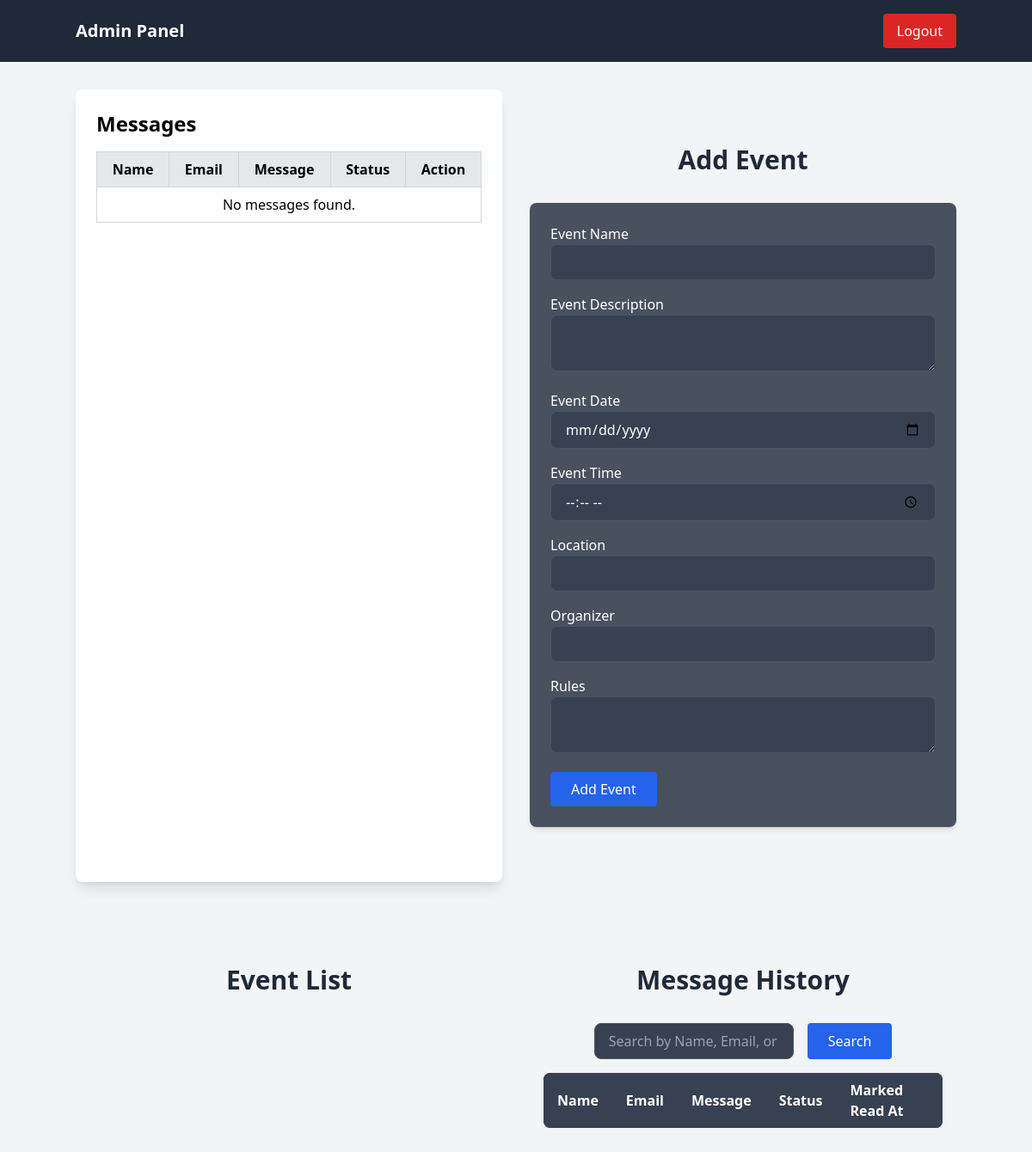
Page /admin/index.php on the earlier database version.
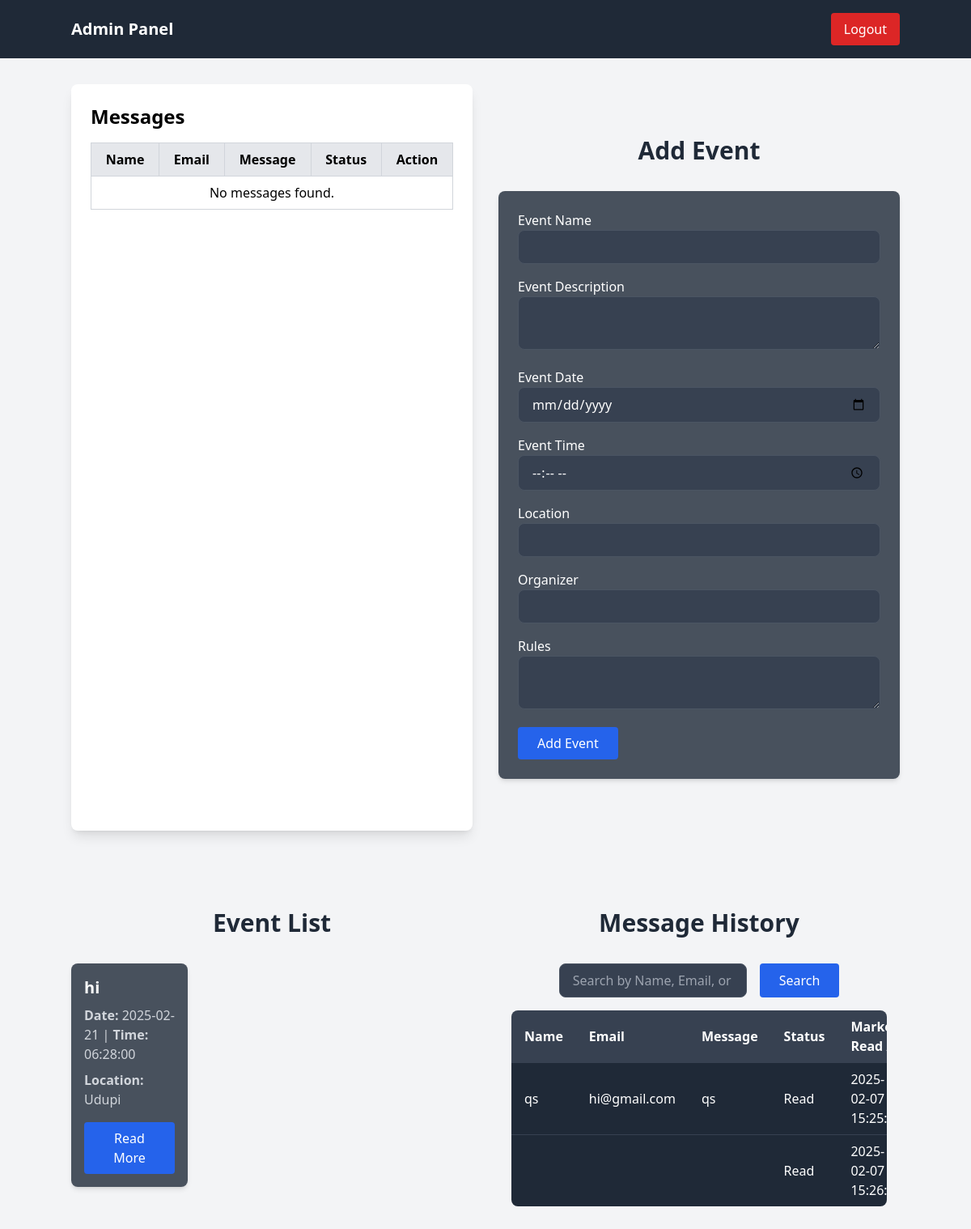
Same page on the later database version.
### tables this page shows
CREATE TABLE `Events` (
  `EventID` int(11) NOT NULL,
  `EventName` varchar(150) NOT NULL,
  `EventDescription` text NOT NULL,
  `EventDate` date NOT NULL,
  `EventTime` time NOT NULL,
  `Location` varchar(255) DEFAULT NULL,
  `Organizer` varchar(100) DEFAULT NULL,
  `CreatedAt` timestamp NOT NULL DEFAULT current_timestamp(),
  `rules` text DEFAULT NULL
);

CREATE TABLE `history` (
  `id` int(11) NOT NULL,
  `name` varchar(255) NOT NULL,
  `email` varchar(255) NOT NULL,
  `message` text NOT NULL,
  `status` varchar(50) NOT NULL,
  `marked_read_at` timestamp NOT NULL DEFAULT current_timestamp()
);

### admin/index.php (the view, shortened to what this page needs)
<!DOCTYPE html>
<html lang="en">
<head>
    <script src="https://cdn.tailwindcss.com"></script>
</head>
<body class="bg-gray-100">
    <header class="bg-gray-800 text-white py-4">
        <div class="container mx-auto flex justify-between items-center">
            <h1 class="text-xl font-bold">Admin Panel</h1>
            <a href="logout.php" class="bg-red-600 px-4 py-2 rounded hover:bg-red-700">Logout</a>
        </div>
    </header>
    <div class="container mx-auto py-8">
        <div class="grid grid-cols-1 lg:grid-cols-2 gap-8">
            <section class="bg-white rounded-lg shadow-lg p-6">
                <h2 class="text-2xl font-bold mb-4">Messages</h2>
                <div class="overflow-x-auto">
                    <table class="table-auto w-full border-collapse border border-gray-300">
                        <thead>
                            <tr class="bg-gray-200">
                                <th class="border border-gray-300 px-4 py-2">Name</th>
                                <th class="border border-gray-300 px-4 py-2">Email</th>
                                <th class="border border-gray-300 px-4 py-2">Message</th>
                                <th class="border border-gray-300 px-4 py-2">Status</th>
                                <th class="border border-gray-300 px-4 py-2">Action</th>
                            </tr>
                        </thead>
                        <tbody>
                            <?php
                            $con = Connect_Database();
                            $query = "SELECT id, name, email, message, status FROM contact_messages";
                            $result = mysqli_query($con, $query);
                            if ($result && mysqli_num_rows($result) > 0) {
                                while ($row = mysqli_fetch_assoc($result)) {
                                    echo "<tr>
                                            <td class='border border-gray-300 px-4 py-2'>" . htmlspecialchars($row['name']) . "</td>
                                            <td class='border border-gray-300 px-4 py-2'>" . htmlspecialchars($row['email']) . "</td>
                                            <td class='border border-gray-300 px-4 py-2'>" . htmlspecialchars($row['message']) . "</td>
                                            <td class='border border-gray-300 px-4 py-2'>" . htmlspecialchars($row['status']) . "</td>
                                            <td class='border border-gray-300 px-4 py-2 text-center'>
                                                <form action='./serverScriptAdmin/Handling.php' method='post'>
                                                    <input type='hidden' name='message_id' value='" . $row['id'] . "'>
                                                    <button type='submit' name='status' value='Read' class='bg-green-600 text-white px-4 py-1 rounded hover:bg-green-700'>Mark Read</button>
                                                </form>
                                            </td>
                                          </tr>";
                                }
                            } else {
                                echo "<tr><td colspan='5' class='border border-gray-300 px-4 py-2 text-center'>No messages found.</td></tr>";
                            }
                            ?>
                        </tbody>
                    </table>
                </div>
            </section>
            <section id="add-event" class="container mx-auto py-16">
                <h2 class="text-3xl font-bold text-center text-gray-800 mb-8">Add Event</h2>
                <form method="POST" action="./serverScriptAdmin/Handling.php" class="max-w-lg mx-auto bg-gray-800 bg-opacity-80 p-6 shadow-md rounded-lg">
                    <div class="mb-4">
                        <label for="event_name" class="block text-white">Event Name</label>
                        <input type="text" id="event_name" name="event_name" class="w-full px-4 py-2 border border-gray-600 rounded-lg bg-gray-700 text-white focus:ring-2 focus:ring-blue-500" required>
                    </div>
                    <div class="mb-4">
                        <label for="event_description" class="block text-white">Event Description</label>
                        <textarea id="event_description" name="event_description" class="w-full px-4 py-2 border border-gray-600 rounded-lg bg-gray-700 text-white focus:ring-2 focus:ring-blue-500" required></textarea>
                    </div>
                    <div class="mb-4">
                        <label for="event_date" class="block text-white">Event Date</label>
                        <input type="date" id="event_date" name="event_date" class="w-full px-4 py-2 border border-gray-600 rounded-lg bg-gray-700 text-white focus:ring-2 focus:ring-blue-500" required>
                    </div>
                    <div class="mb-4">
                        <label for="event_time" class="block text-white">Event Time</label>
                        <input type="time" id="event_time" name="event_time" class="w-full px-4 py-2 border border-gray-600 rounded-lg bg-gray-700 text-white focus:ring-2 focus:ring-blue-500" required>
                    </div>
                    <div class="mb-4">
                        <label for="location" class="block text-white">Location</label>
                        <input type="text" id="location" name="location" class="w-full px-4 py-2 border border-gray-600 rounded-lg bg-gray-700 text-white focus:ring-2 focus:ring-blue-500" required>
                    </div>
                    <div class="mb-4">
                        <label for="organizer" class="block text-white">Organizer</label>
                        <input type="text" id="organizer" name="organizer" class="w-full px-4 py-2 border border-gray-600 rounded-lg bg-gray-700 text-white focus:ring-2 focus:ring-blue-500" required>
                    </div>
                    <div class="mb-4">
                        <label for="rules" class="block text-white">Rules</label>
                        <textarea id="rules" name="rules" class="w-full px-4 py-2 border border-gray-600 rounded-lg bg-gray-700 text-white focus:ring-2 focus:ring-blue-500"></textarea>
                    </div>
                    <button type="submit" name="add_event" class="bg-blue-600 text-white px-6 py-2 rounded hover:bg-blue-700">Add Event</button>
                </form>
            </section>
            <section id="view-events" class="container mx-auto py-16">
    <h2 class="text-3xl font-bold text-center text-gray-800 mb-8">Event List</h2>
    <div class="grid grid-cols-1 sm:grid-cols-2 lg:grid-cols-3 gap-8">
        <?php
        $con = Connect_Database();
        $query = "SELECT * FROM Events ORDER BY CreatedAt DESC";
        $result = mysqli_query($con, $query);
        while ($row = mysqli_fetch_assoc($result)) {
            echo "
            <div class='bg-gray-800 bg-opacity-80 shadow-md rounded-lg overflow-hidden'>
                <div class='p-4'>
                    <h3 class='text-xl font-bold text-white'>{$row['EventName']}</h3>
                    <p class='mt-2 text-gray-300'><strong>Date:</strong> {$row['EventDate']} | <strong>Time:</strong> {$row['EventTime']}</p>
                    <p class='mt-2 text-gray-300'><strong>Location:</strong> {$row['Location']}</p>
                    <button onclick=\"viewDetails({$row['EventID']})\" class='mt-4 bg-blue-600 text-white px-4 py-2 rounded hover:bg-blue-700'>Read More</button>
                </div>
            </div>
            ";
        }
        ?>
    </div>
</section>
            <section class="container mx-auto py-16 px-4">
                <h2 class="text-3xl font-bold text-center mb-8 text-gray-800">Message History</h2>
                <div class="mb-4 flex justify-center">
                    <input
                        type="text"
                        id="search"
                        class="w-1/2 px-4 py-2 border border-gray-600 rounded-lg bg-gray-700 text-white focus:ring-2 focus:ring-blue-500"
                        placeholder="Search by Name, Email, or Message">
                    <button
                        onclick="searchHistory()"
                        class="ml-4 bg-blue-600 text-white px-6 py-2 rounded hover:bg-blue-700">
                        Search
                    </button>
                </div>
                <div id="historyTable" class="overflow-x-auto bg-gray-800 rounded-lg">
                    <table class="table-auto w-full text-left text-white">
                        <thead class="bg-gray-700">
                            <tr>
                                <th class="px-4 py-2">Name</th>
                                <th class="px-4 py-2">Email</th>
                                <th class="px-4 py-2">Message</th>
                                <th class="px-4 py-2">Status</th>
                                <th class="px-4 py-2">Marked Read At</th>
                            </tr>
                        </thead>
                        <tbody id="historyData">
                            <?php
                            $con = Connect_Database();
                            $historyQuery = "SELECT * FROM history";
                            $historyResult = mysqli_query($con, $historyQuery);
                            while ($row = mysqli_fetch_assoc($historyResult)) {
                                echo "<tr class='border-t border-gray-700'>";
                                echo "<td class='px-4 py-2'>" . htmlspecialchars($row['name']) . "</td>";
                                echo "<td class='px-4 py-2'>" . htmlspecialchars($row['email']) . "</td>";
                                echo "<td class='px-4 py-2'>" . htmlspecialchars($row['message']) . "</td>";
                                echo "<td class='px-4 py-2'>" . htmlspecialchars($row['status']) . "</td>";
                                echo "<td class='px-4 py-2'>" . htmlspecialchars($row['marked_read_at']) . "</td>";
                                echo "</tr>";
                            }
                            ?>
                        </tbody>
                    </table>
                </div>
            </section>
        </div>
    </div>
</body>
</html>

Differences in the rows shown:
added events: EventName "hi", EventDate "2025-02-21", EventTime "06:28:00", Location "Udupi"
added history: name "qs", email "hi@gmail.com", message "qs", status "Read", marked_read_at "2025-02-07…"
added history: status "Read", marked_read_at "2025-02-07…"
